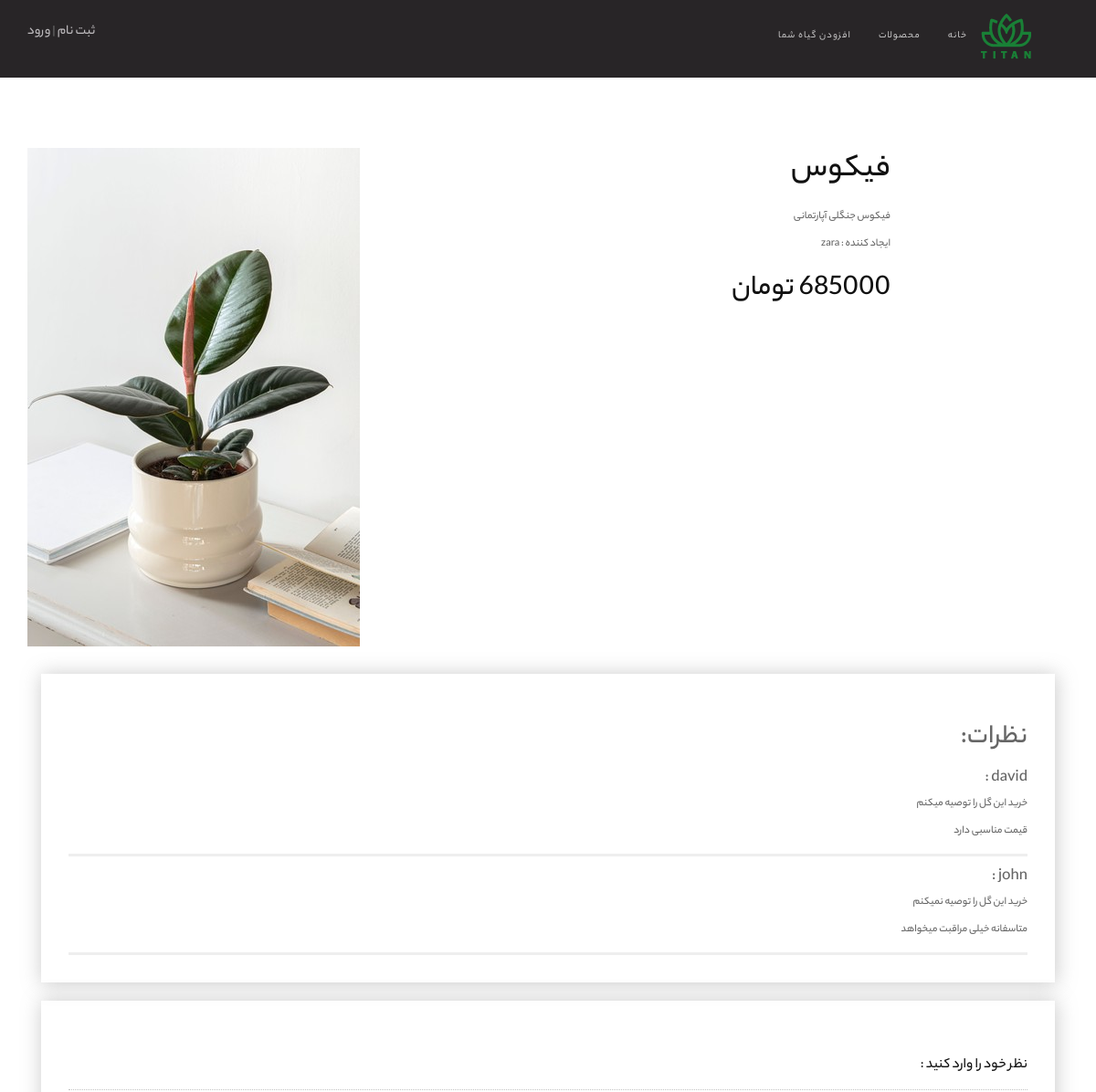
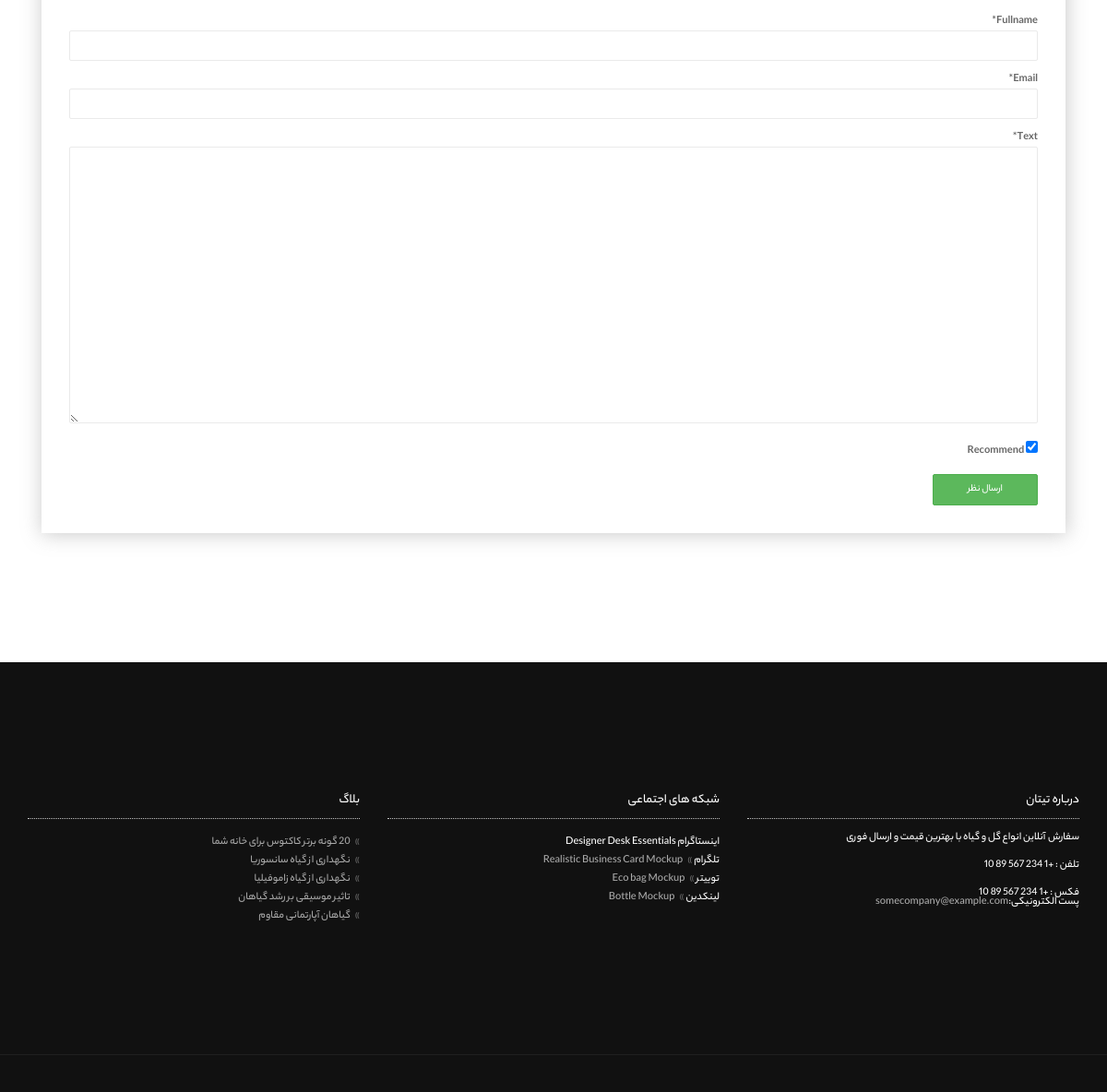
Page /flowers/8/ on the committed database (2 pictures, top to bottom).
### flowers/models.py (models this page shows, shortened)
class Flower(models.Model):
    title = models.CharField(max_length=225)
    seller = models.ForeignKey(get_user_model(), on_delete=models.CASCADE, null=True)
    description = models.TextField()
    price = models.IntegerField()
    cover = models.ImageField(upload_to='covers/', blank=True)

class Comment(models.Model):
    user = models.ForeignKey(get_user_model(), on_delete=models.CASCADE, null=True)
    flower = models.ForeignKey(Flower, on_delete=models.CASCADE, related_name='comments')
    fullname = models.CharField(max_length=128, null=True)
    email = models.EmailField(null=True)
    text = models.TextField()
    datetime_created = models.DateTimeField(auto_now_add=True)
    is_active = models.BooleanField(default=True)
    recommend = models.BooleanField(default=True)
    def get_author_name(self):
        try:
            return self.user.username
        except AttributeError:
            return self.fullname

### accounts/models.py (models this page shows)
class CustomUser(AbstractUser):
    city = models.CharField(max_length=200)

### flowers/views.py (the view, shortened to what this page needs)
# urls.py: path('<int:pk>/', views.FlowerDetailView.as_view(), name='flower_detail'),
class FlowerDetailView(generic.DetailView):
    model = Flower
    template_name = 'flowers/flower_detail.html'
    context_object_name = 'flower'
    def get_form_class(self):
        user = self.request.user
        return UserCommentForm if user.is_authenticated else AnonymousCommentForm
    def get_context_data(self, **kwargs):
        context = super().get_context_data(**kwargs)
        context['comments'] = self.object.comments.filter(is_active=True)
        context['form'] = self.get_form_class()()
        return context

### flowers/forms.py
class AnonymousCommentForm(forms.ModelForm):
    class Meta:
        model = Comment
        fields = ('fullname', 'email', 'text', 'recommend',)

### flowers/templatetags/flower_tags.py (called while the page is built)
@register.filter
def is_english(value):
    reg = re.compile(r'[a-z]')
    if reg.match(value):
        return value.title()
    else:
        return value

### flowers/templates/flowers/flower_detail.html (shortened to what this page needs)
{% extends '_base.html' %}
{% load crispy_forms_tags %}
{% load static %}
{% load flower_tags %}
{% block content %}
    <section class="module">
        <div class="container">
            <div class="row">
                <div class="col-sm-6 mb-sm-40"><a class="gallery">
                    {% if flower.cover %}
                        <img src="{{ flower.cover.url }}" alt="Accessories Pack"/>
                    {% else %}
                        <img src="{% static 'assets/images/shop/No_Cover.jpg' %}" alt="Accessories Pack"/>
                    {% endif %}
                </a>
                </div>
                <div class="col-sm-6" dir="rtl">
                    <div class="row">
                        <div class="col-sm-8">
                            <h1 class="product-title font-alt">{{ flower.title|is_english }}</h1>
                        </div>
                    </div>
                    <div class="row mb-20">
                        <div class="col-sm-8">
                            <div class="description">
                                <p>{{ flower.description }}</p>
                                <p>ایجاد کننده : {{ flower.seller }}</p>
                            </div>
                        </div>
                    </div>
                    <div class="row mb-8">
                        <div class="col-sm-8">
                            <div class="price font-alt"><span class="amount">{{ flower.price }} تومان </span></div>
                        </div>
                    </div>
                    <div class="row mb-20">
                        <div class="col-sm-8"><span></span>
                        </div>
                    </div>
                    <div class="row mb-20">
                        <div class="col-sm-8"><span></span>
                        </div>
                    </div>
                    <div class="row mb-20">
                        <div class="col-sm-8"><span></span>
                        </div>
                    </div>
                    <div class="row mb-20">
                        <div class="col-sm-8"><span></span>
                        </div>
                    </div>
                    <div class="row mb-20">
                        <div class="col-sm-8"><span></span>
                        </div>
                    </div>
                </div>
            </div>
            <div class="col-sm-12 d-flex justify-content-center card shadow my-3 p-5 w-sm-75 w-100 mt-30" dir="rtl">
                <div class="d-flex justify-content-center" style="box-shadow: 1px 1px 20px 1px #8888886b;" dir="rtl">
                    <div class="card shadow my-3 p-5 w-sm-75 w-100" style="padding: 3rem"
                    ">
                    <h2 class="mb-5">نظرات:</h2>
                    {% for comment in  comments %}
                        <div style="border-bottom: inset;">
                            {% if comment.is_active %}
                                <h4 class="mb-3">{{ comment.get_author_name }} : </h4>
                                {% if comment.recommend %}
                                    <p>خرید این گل را توصیه میکنم</p>
                                {% else %}
                                    <p>خرید این گل را توصیه نمیکنم</p>
                                {% endif %}
                                <p style="font-size: medium;line-height: 3rem;;">{{ comment.text|linebreaks }}</p>
                            {% endif %}
                        </div>
                    {% endfor %}
                </div>
            </div>
            <div class="mt-20 " dir="rtl" style="box-shadow: 1px 1px 20px 1px #8888886b;padding: 3rem">
                <div class="comment-form mt-30" dir="rtl">
                    <h4 class="comment-form-title font-alt">نظر خود را وارد کنید :</h4>
                    <form method="post">
                        {{ form|crispy }}
                        <button class="btn btn-round btn-success" type="submit">ارسال نظر</button>
                    </form>
                </div>
            </div>
        </div>
    </section>
{% endblock %}

### static/assets/css/style-rtl.css (style rules this page uses)
* { font-family: 'Yekanbakh', sans-serif; line-height: 1rem; }
html { overflow-y: scroll; overflow-x: hidden; -ms-overflow-style: scrollbar; }
body { background: #fff; font: 400 12px/1.8 "Open Sans", sans-serif; color: #666; -webkit-font-smoothing: antialiased; }
img { max-width: 100%; height: auto; }
a, .btn { transition: all 0.125s ease-in-out 0s; }
.btn, .well, .panel, .progress, .form-control, .form-control:hover, .form-control:focus, .navbar-custom .dropdown-menu { box-shadow: none; }
.well, .label, .alert, .progress, .form-control, .modal-content, .panel-heading, .panel-group .panel, .nav-tabs > li > a, .nav-pills > li > a { border-radius: 2px; }
.module, .module-small { position: relative; padding: 140px 0; background-repeat: no-repeat; background-position: 50% 50%; background-size: cover; }
.mt-20 { margin-top: 20px !important; }
.mt-30 { margin-top: 30px !important; }
.mb-20 { margin-bottom: 20px !important; }
.btn { border-radius: 0; font-family: "Yekanbakh", sans-serif; text-transform: uppercase; letter-spacing: 0; font-size: 11px; padding: 8px 37px; }
.btn.btn-round { border-radius: 2px; }
.form-control { font-family: "Yekanbakh", sans-serif; letter-spacing: 1px; font-size: 20px; height: 33px; border: 1px solid #EAEAEA; border-radius: 2px; transition: all 0.4s ease-in-out 0s; }
a { color: #bab7ba; }
h1, h2, h3, h4, h5, h6 { line-height: 1.4; font-weight: 400; }
p, ol, ul, blockquote { margin: 0 0 20px; }
.font-alt { font-family: "Yekanbakh", sans-serif; text-transform: uppercase; letter-spacing: 0; }
.comments, .comment-form { margin: 80px 0 0; }
.comments .comment-title, .comment-form .comment-form-title { border-bottom: 1px dotted #c2c2c2; font-size: 16px; color: #111; padding-bottom: 15px; margin: 0 0 20px; }
.product-title { margin: 0 0 20px; color: #111; }
.amount { font-size: 32px; color: #111; }

### rows in the picture
Flower: cover (picture), title|is_english "فیکوس", description "فیکوس جنگلی آپارتمانی", seller "zara"
Comment: recommend "خرید این گل را توصیه میکنم", text "قیمت مناسبی دارد"
Comment: get_author_name "john", recommend "خرید این گل را توصیه نمیکنم", text "متاسفانه خیلی مراقبت میخواهد"
